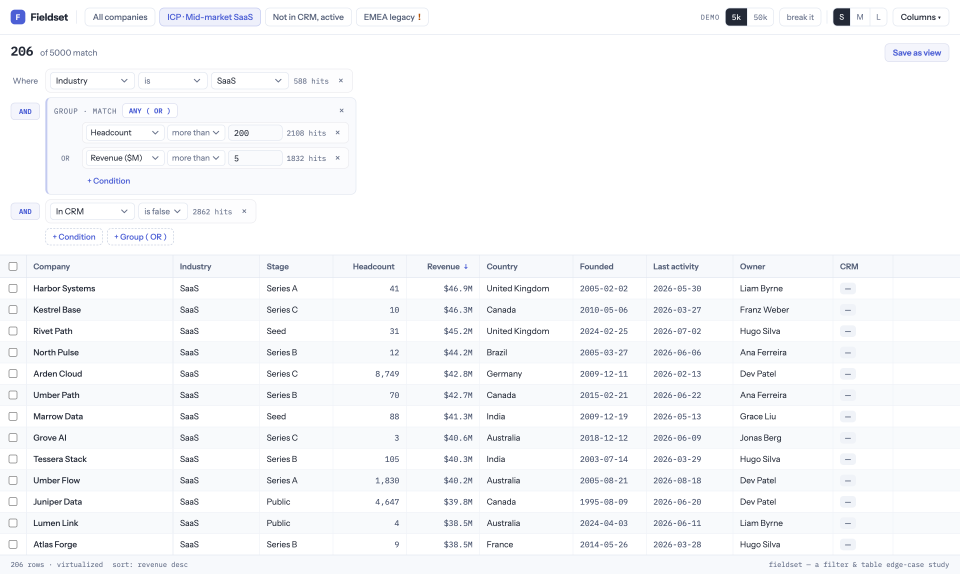
#> input picture samples/fieldset.png, 2880 x 1720 px (shown at 1/3 size)
$ python ground.py samples/fieldset.png
#> lines starting #> are read from the running program, lines starting #| are printed output that depends on the picture
#!/usr/bin/env python3
"""
ground.py — derive a background from the product screenshot itself.

The rule, lifted from the shots that actually work: the ground is a tint of the
product's own accent colour, and its lightness is set so the UI SEPARATES from
it. A light UI gets a pale tint. A dark UI gets a MID-TONE tint, never a dark
one - that is why dark-on-dark reads as mush.

    python3 ground.py screenshot.png          -> prints JSON
"""
import sys, json, colorsys
from PIL import Image

PRESETS = {
    #            hue   light-UI tint      dark-UI mid-tone
    "lavender": 268, "slate": None, "paper": 34, "mint": 158, "ember": 24, "ash": None,
}


def analyse(paths):
    """Sample one or more screenshots. Only FLAT pixels vote on hue: a button or
    a pill is one solid colour, a photo is not. That keeps album art and product
    photography from hijacking the brand colour."""
    if isinstance(paths, str):
        paths = [paths]

    px = []          # flat pixels only, for hue
    all_px = []      # everything, for luminance
    for p in paths:
        im = Image.open(p).convert("RGB")
#> im is the input picture: PIL image 2880x1720 RGB; mean R, G, B 247.5, 248.4, 250
        im.thumbnail((800, 800))
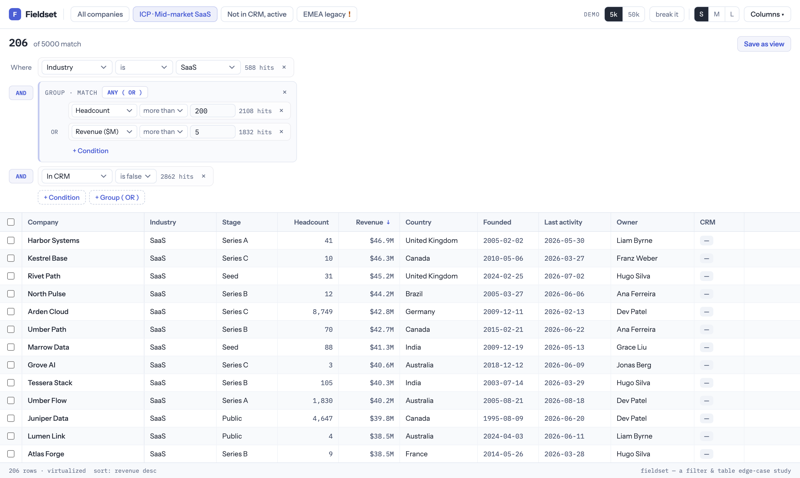
#> im: PIL image 800x478 RGB; mean R, G, B 247.4, 248.3, 249.9
        w, h = im.size
#> w = 800; h = 478
        d = im.load()
        for y in range(0, h):
            for x in range(0, w):
                all_px.append(d[x, y])
#> after the loop, all_px = 382400 items
        for y in range(1, h - 1):
            for x in range(1, w - 1):
                c = d[x, y]
                flat = True
                for nx, ny in ((x - 1, y), (x + 1, y), (x, y - 1), (x, y + 1)):
                    n = d[nx, ny]
                    if abs(n[0] - c[0]) + abs(n[1] - c[1]) + abs(n[2] - c[2]) > 18:
                        flat = False
                        break
                if flat:
                    px.append(c)
#> after the loop, px = 310729 items

    lum = sum(0.2126 * r + 0.7152 * g + 0.0722 * b for r, g, b in all_px) / (len(all_px) * 255)
#> lum = 0.973

    def saturated(pool):
        return sum(1 for r, g, b in pool if colorsys.rgb_to_hsv(r/255, g/255, b/255)[1] >= 0.22)

    # if the flat regions carry almost no colour, fall back to every pixel
    if saturated(px) < 300:
        px = all_px
#> px = 382400 items

    # Histogram of hue, weighted by saturation, then take the PEAK bin - not the
    # mean. A brand colour piles into one bin; photos and album art smear across
    # many, so the peak finds the accent instead of averaging it into mud.
    import math
    BINS = 36
    hist = [0.0] * BINS
    total = 0.0
    for r, g, b in px:
        h, s, v = colorsys.rgb_to_hsv(r / 255, g / 255, b / 255)
        if s < 0.22 or v < 0.16 or v > 0.98:
            continue
        w = s * s
        hist[int(h * BINS) % BINS] += w
        total += w
#> after the loop, hist = 36 values, max 154.4 at index 23, min 0 at index 0, mean 6.02; total = 216.8

    if total < 1e-6:
        return lum, 250 / 360, 0.0            # neutral fallback

    peak = max(range(BINS), key=lambda i: hist[i] + 0.5 * (hist[(i - 1) % BINS] + hist[(i + 1) % BINS]))
#> peak = 23
    # refine inside the winning bin with a local circular mean
    sx = sy = wt = 0.0
    for r, g, b in px:
        h, s, v = colorsys.rgb_to_hsv(r / 255, g / 255, b / 255)
        if s < 0.22 or v < 0.16 or v > 0.98:
            continue
        d = min(abs(int(h * BINS) % BINS - peak), BINS - abs(int(h * BINS) % BINS - peak))
        if d > 1:
            continue
        w = s * s
        sx += math.cos(h * 2 * math.pi) * w
        sy += math.sin(h * 2 * math.pi) * w
        wt += w
#> after the loop, sx = -138.8; sy = -158.8; wt = 211.6
    hue = (math.atan2(sy, sx) / (2 * math.pi)) % 1.0 if wt else peak / BINS
#> hue = 0.636
    # how concentrated the accent is: share of weight in the winning bins
    near = sum(hist[(peak + d) % BINS] for d in (-1, 0, 1))
#> near = 211.6
    chroma = min(1.0, near / total * 1.25)
#> chroma = 1
    return lum, hue, chroma


def hsl(h, s, l):
    r, g, b = colorsys.hls_to_rgb(h, l, s)
    return "#%02x%02x%02x" % (round(r * 255), round(g * 255), round(b * 255))


def ground_for(paths, force_hue=None, mode=None):
    lum, hue, chroma = analyse(paths)
#> lum = 0.973; hue = 0.636; chroma = 1
    if force_hue is not None:
        hue = force_hue / 360.0

    dark_ui = lum < 0.34
#> dark_ui = False
    if mode == "light":
        dark_ui = False
    if mode == "mid":
        dark_ui = True

    sat = 0.16 + 0.26 * min(chroma * 1.6, 1.0)     # never fully saturated
#> sat = 0.42

    if dark_ui:
        # MID-TONE ground. This is what gives a dark UI its edge.
        g = [hsl(hue, sat * 0.42, 0.855),
             hsl(hue, sat * 0.40, 0.780),
             hsl(hue, sat * 0.44, 0.712)]
    else:
        # pale tint, brightest toward the top-left light source
        g = [hsl(hue, sat * 0.55, 0.975),
             hsl(hue, sat * 0.62, 0.925),
             hsl(hue, sat * 0.66, 0.868)]
#> in hsl, `r, g, b = colorsys.hls_to_rgb(h, l, s)`: r = 0.969; g = 0.971; b = 0.981
#> g = ['#f7f8fa', '#e7e9f1', '#d4d7e7']

    return {"ground": g, "dark": False, "lum": round(lum, 3),
            "hue": round(hue * 360, 1), "chroma": round(chroma, 3),
            "darkUI": dark_ui}


if __name__ == "__main__":
    print(json.dumps(ground_for(sys.argv[1:]), indent=1))
